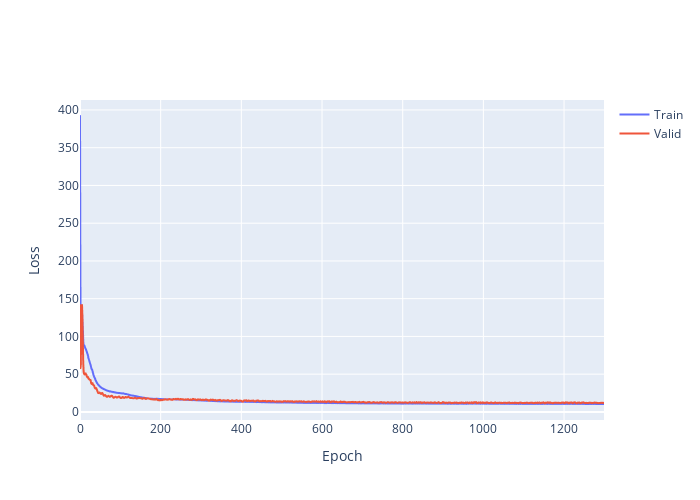

Here is the notebook cell this chart was saved with:
### Code cell
import plotly.graph_objects as plt

fig = plt.Figure()
fig.add_trace(plt.Scattergl(y=history.history['loss'],
                    name='Train'))
fig.add_trace(plt.Scattergl(y=history.history['val_loss'],
                    name='Valid'))
fig.update_layout(height=500, width=700,
                  xaxis_title='Epoch',
                  yaxis_title='Loss')
fig.show()

### Figure 1 — Plotly figure (JSON) as saved in the notebook; plotly's stock layout.template omitted (floating-point values rounded to 4 significant figures; data arrays with more than 128 entries replaced by an {"elided": "..."} marker saying what was removed)
{"data": [{"name": "Train", "type": "scattergl", "y": {"elided": "1300 float values"}}, {"name": "Valid", "type": "scattergl", "y": {"elided": "1300 float values"}}], "layout": {"height": 500, "width": 700, "xaxis": {"autorange": true, "range": [0, 1299], "title": {"text": "Epoch"}}, "yaxis": {"autorange": true, "range": [-10.71, 413.2], "title": {"text": "Loss"}, "type": "linear"}}}
